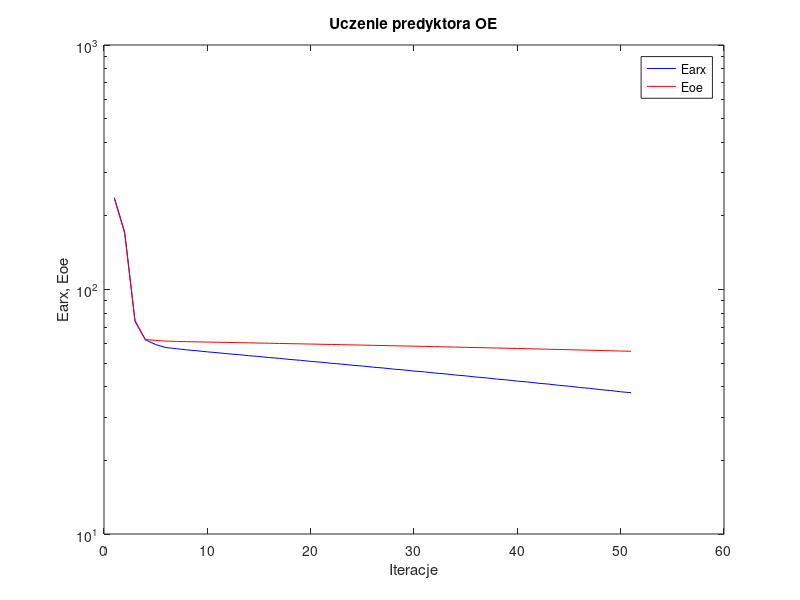
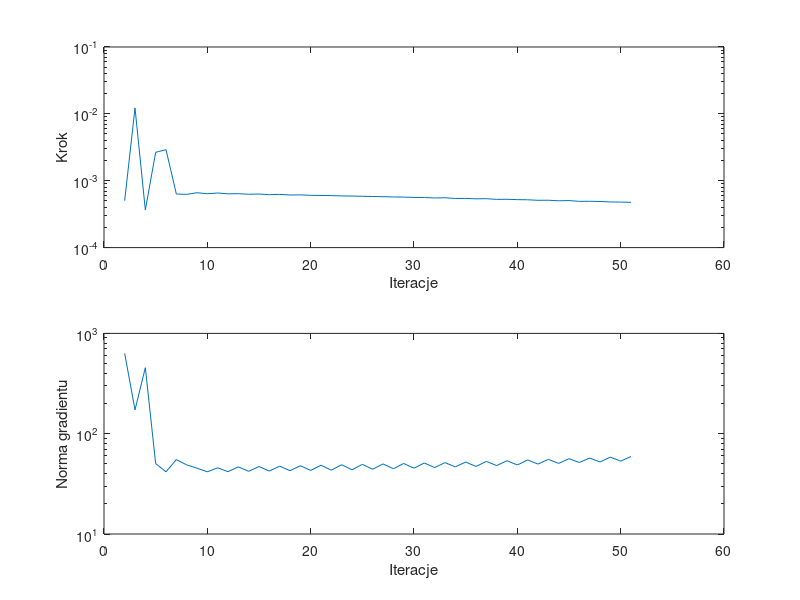

These charts were generated, in order, by the following MATLAB code:
%uczenie predyktora oe
clear all;
n=0; farx(n+1)=2.375938e+002; foe(n+1)=2.350618e+002; wspucz(n+1)=0.000000e+000; ng(n+1)=0.000000e+000;
n=1; farx(n+1)=1.717875e+002; foe(n+1)=1.700655e+002; krok(n+1)=5.033545e-004; ng(n+1)=6.323334e+002;
n=2; farx(n+1)=7.463316e+001; foe(n+1)=7.394534e+001; krok(n+1)=1.226153e-002; ng(n+1)=1.726983e+002;
n=3; farx(n+1)=6.228790e+001; foe(n+1)=6.242009e+001; krok(n+1)=3.657739e-004; ng(n+1)=4.552141e+002;
n=4; farx(n+1)=5.954116e+001; foe(n+1)=6.193111e+001; krok(n+1)=2.660052e-003; ng(n+1)=5.027441e+001;
n=5; farx(n+1)=5.786840e+001; foe(n+1)=6.150956e+001; krok(n+1)=2.914669e-003; ng(n+1)=4.168426e+001;
n=6; farx(n+1)=5.728305e+001; foe(n+1)=6.133170e+001; krok(n+1)=6.326141e-004; ng(n+1)=5.520408e+001;
n=7; farx(n+1)=5.664288e+001; foe(n+1)=6.119792e+001; krok(n+1)=6.250570e-004; ng(n+1)=4.889201e+001;
n=8; farx(n+1)=5.616131e+001; foe(n+1)=6.107925e+001; krok(n+1)=6.617550e-004; ng(n+1)=4.531042e+001;
n=9; farx(n+1)=5.558457e+001; foe(n+1)=6.096504e+001; krok(n+1)=6.384605e-004; ng(n+1)=4.169946e+001;
n=10; farx(n+1)=5.514295e+001; foe(n+1)=6.085217e+001; krok(n+1)=6.553529e-004; ng(n+1)=4.571804e+001;
n=11; farx(n+1)=5.458633e+001; foe(n+1)=6.073927e+001; krok(n+1)=6.369581e-004; ng(n+1)=4.185042e+001;
n=12; farx(n+1)=5.416587e+001; foe(n+1)=6.062639e+001; krok(n+1)=6.399708e-004; ng(n+1)=4.670550e+001;
n=13; farx(n+1)=5.362193e+001; foe(n+1)=6.051302e+001; krok(n+1)=6.277588e-004; ng(n+1)=4.214896e+001;
n=14; farx(n+1)=5.321016e+001; foe(n+1)=6.039949e+001; krok(n+1)=6.328553e-004; ng(n+1)=4.707175e+001;
n=15; farx(n+1)=5.267464e+001; foe(n+1)=6.028541e+001; krok(n+1)=6.190058e-004; ng(n+1)=4.243985e+001;
n=16; farx(n+1)=5.227000e+001; foe(n+1)=6.017110e+001; krok(n+1)=6.254538e-004; ng(n+1)=4.745799e+001;
n=17; farx(n+1)=5.174106e+001; foe(n+1)=6.005620e+001; krok(n+1)=6.106204e-004; ng(n+1)=4.279407e+001;
n=18; farx(n+1)=5.134483e+001; foe(n+1)=5.994105e+001; krok(n+1)=6.145526e-004; ng(n+1)=4.792496e+001;
n=19; farx(n+1)=5.082038e+001; foe(n+1)=5.982526e+001; krok(n+1)=6.048641e-004; ng(n+1)=4.304858e+001;
n=20; farx(n+1)=5.043288e+001; foe(n+1)=5.970919e+001; krok(n+1)=6.023036e-004; ng(n+1)=4.847497e+001;
n=21; farx(n+1)=4.991268e+001; foe(n+1)=5.959242e+001; krok(n+1)=5.990131e-004; ng(n+1)=4.327637e+001;
n=22; farx(n+1)=4.953200e+001; foe(n+1)=5.947533e+001; krok(n+1)=5.928874e-004; ng(n+1)=4.901142e+001;
n=23; farx(n+1)=4.901753e+001; foe(n+1)=5.935750e+001; krok(n+1)=5.899499e-004; ng(n+1)=4.367693e+001;
n=24; farx(n+1)=4.864235e+001; foe(n+1)=5.923931e+001; krok(n+1)=5.849309e-004; ng(n+1)=4.948367e+001;
n=25; farx(n+1)=4.813312e+001; foe(n+1)=5.912033e+001; krok(n+1)=5.810209e-004; ng(n+1)=4.420226e+001;
n=26; farx(n+1)=4.776321e+001; foe(n+1)=5.900097e+001; krok(n+1)=5.769389e-004; ng(n+1)=4.998647e+001;
n=27; farx(n+1)=4.725901e+001; foe(n+1)=5.888076e+001; krok(n+1)=5.718892e-004; ng(n+1)=4.476348e+001;
n=28; farx(n+1)=4.689427e+001; foe(n+1)=5.876013e+001; krok(n+1)=5.685319e-004; ng(n+1)=5.050279e+001;
n=29; farx(n+1)=4.639435e+001; foe(n+1)=5.863860e+001; krok(n+1)=5.635193e-004; ng(n+1)=4.532071e+001;
n=30; farx(n+1)=4.603451e+001; foe(n+1)=5.851662e+001; krok(n+1)=5.602473e-004; ng(n+1)=5.105457e+001;
n=31; farx(n+1)=4.554042e+001; foe(n+1)=5.839369e+001; krok(n+1)=5.524716e-004; ng(n+1)=4.592971e+001;
n=32; farx(n+1)=4.518274e+001; foe(n+1)=5.827025e+001; krok(n+1)=5.559287e-004; ng(n+1)=5.146175e+001;
n=33; farx(n+1)=4.469293e+001; foe(n+1)=5.814582e+001; krok(n+1)=5.426600e-004; ng(n+1)=4.667478e+001;
n=34; farx(n+1)=4.434146e+001; foe(n+1)=5.802085e+001; krok(n+1)=5.440190e-004; ng(n+1)=5.220380e+001;
n=35; farx(n+1)=4.385433e+001; foe(n+1)=5.789486e+001; krok(n+1)=5.362933e-004; ng(n+1)=4.713105e+001;
n=36; farx(n+1)=4.350524e+001; foe(n+1)=5.776826e+001; krok(n+1)=5.390398e-004; ng(n+1)=5.292504e+001;
n=37; farx(n+1)=4.302194e+001; foe(n+1)=5.764058e+001; krok(n+1)=5.260648e-004; ng(n+1)=4.811844e+001;
n=38; farx(n+1)=4.267847e+001; foe(n+1)=5.751226e+001; krok(n+1)=5.277180e-004; ng(n+1)=5.377964e+001;
n=39; farx(n+1)=4.219559e+001; foe(n+1)=5.738282e+001; krok(n+1)=5.216764e-004; ng(n+1)=4.878036e+001;
n=40; farx(n+1)=4.185678e+001; foe(n+1)=5.725271e+001; krok(n+1)=5.188110e-004; ng(n+1)=5.475692e+001;
n=41; farx(n+1)=4.137877e+001; foe(n+1)=5.712139e+001; krok(n+1)=5.097061e-004; ng(n+1)=4.977830e+001;
n=42; farx(n+1)=4.104279e+001; foe(n+1)=5.698936e+001; krok(n+1)=5.109218e-004; ng(n+1)=5.550263e+001;
n=43; farx(n+1)=4.056746e+001; foe(n+1)=5.685608e+001; krok(n+1)=5.014459e-004; ng(n+1)=5.056847e+001;
n=44; farx(n+1)=4.023362e+001; foe(n+1)=5.672202e+001; krok(n+1)=5.045766e-004; ng(n+1)=5.633219e+001;
n=45; farx(n+1)=3.976158e+001; foe(n+1)=5.658665e+001; krok(n+1)=4.912482e-004; ng(n+1)=5.159960e+001;
n=46; farx(n+1)=3.943244e+001; foe(n+1)=5.645048e+001; krok(n+1)=4.927090e-004; ng(n+1)=5.721912e+001;
n=47; farx(n+1)=3.895833e+001; foe(n+1)=5.631294e+001; krok(n+1)=4.895958e-004; ng(n+1)=5.221191e+001;
n=48; farx(n+1)=3.863473e+001; foe(n+1)=5.617455e+001; krok(n+1)=4.811061e-004; ng(n+1)=5.841117e+001;
n=49; farx(n+1)=3.816402e+001; foe(n+1)=5.603472e+001; krok(n+1)=4.792372e-004; ng(n+1)=5.323871e+001;
n=50; farx(n+1)=3.784134e+001; foe(n+1)=5.589399e+001; krok(n+1)=4.755968e-004; ng(n+1)=5.926853e+001;

figure; semilogy(farx,'b'); hold on; semilogy(foe,'r'); xlabel('Iteracje'); ylabel('Earx, Eoe'); legend('Earx','Eoe'); title('Uczenie predyktora OE');
figure; subplot(2,1,1); semilogy(krok); xlabel('Iteracje'); ylabel('Krok');
subplot(2,1,2); semilogy(ng); xlabel('Iteracje'); ylabel('Norma gradientu');
Earx=farx(n+1)
Eoe=foe(n+1)
